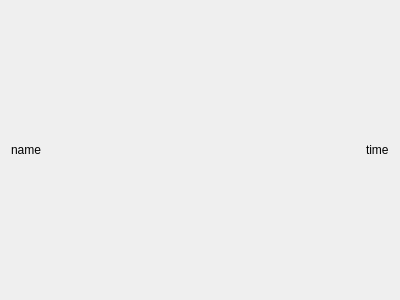
<?xml version="1.0" encoding="UTF-8"?>
<ui version="4.0">
 <class>Form</class>
 <widget class="QWidget" name="Form">
  <property name="geometry">
   <rect>
    <x>0</x>
    <y>0</y>
    <width>400</width>
    <height>300</height>
   </rect>
  </property>
  <property name="windowTitle">
   <string>Form</string>
  </property>
  <layout class="QHBoxLayout" name="horizontalLayout">
   <item>
    <widget class="QLabel" name="name">
     <property name="sizePolicy">
      <sizepolicy hsizetype="Preferred" vsizetype="Preferred">
       <horstretch>0</horstretch>
       <verstretch>0</verstretch>
      </sizepolicy>
     </property>
     <property name="text">
      <string>name</string>
     </property>
    </widget>
   </item>
   <item alignment="Qt::AlignRight">
    <widget class="QLabel" name="time">
     <property name="text">
      <string>time</string>
     </property>
    </widget>
   </item>
  </layout>
 </widget>
 <resources/>
 <connections/>
</ui>
